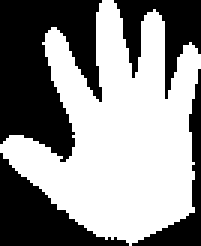
//> input picture gesture-recognition/runFolder/test-segmented-5-2-wristless.bmp, 67 x 82 px (shown 3 times larger)
$ ./HandSideDetectionTest   (built with g++ and OpenCV 4)
//> lines starting //> are read from the running program, lines starting //| are printed output that depends on the picture; after the words box and inside, x2 and y2 are one past the last pixel; in counts of white or black regions, pixels touching at a corner belong together
### gesture-recognition/Pfisher.h
/*
 * File:   Pfisher.h
 * Author: Admin
 *
 * Created on 1 décembre 2012, 11:33
 */

#ifndef PFISHER_H
#define	PFISHER_H

#include <pandore.h>
using namespace pandore;

void PFisherbis( int histo[], int nbclass, int seuil[] );
Errc PFisher_( const Img2duc &ims, Img2duc &imd, Uchar minval, long nbclass );

#endif	/* PFISHER_H */

### gesture-recognition/convert.h
/*
 * File:   convert.hpp
 * Author: Quentin Dorléat
 *
 * Created on 25 novembre 2012, 16:50
 */

#ifndef CONVERT_HPP
#define	CONVERT_HPP

#include <stdio.h>
#include <vector>

#include "opencv2/imgproc/imgproc.hpp"
#include "opencv2/highgui/highgui.hpp"
#include "opencv2/imgproc/imgproc_c.h"
#include "opencv2/legacy/compat.hpp"

#include "utilsFunctions.h"
#include "pandore.h"

using namespace cv;
using namespace pandore;

/*
 * These functions are operators convertors betwenn pandore Img2duc format
 * and OpenCV Mat format
 */

Mat _PanToMat(const Img2duc &ims);
Img2duc _MatToPan(const Mat &matrix);

/*
 * This function allows to switch between Mat and IplImage OpenCV formats.
 */

Mat IplToMat(IplImage &src);

#endif	/* CONVERT_HPP */

### gesture-recognition/pClearHand.h
/*
 * File:   pClearHand.hpp
 * Author: Alexis
 *
 * Created on 21 novembre 2012, 14:00
 */

#ifndef PCLEARHAND_HPP
#define	PCLEARHAND_HPP

#include <stdio.h>
#include <pandore.h>
#include <vector>
#include <iostream>

#include "opencv2/imgproc/imgproc.hpp"
#include "opencv2/highgui/highgui.hpp"
#include "opencv2/imgproc/imgproc_c.h"
#include "opencv2/legacy/compat.hpp"

#define _WHITE 255
#define _BLACK 0
#define PRECISION 5
#define LOOP 3

using namespace cv;

// Test color of a given pixel
inline void testBLACK(Mat & ims, cv::Point2d& cursor, int & counter);

// This function deletes scatters pixels. It cleans and erodes an hand.
void clearHand(Mat& imd);

#endif	/* PCLEARHAND_HPP */

### gesture-recognition/paramsClassifieurs.h
/*
 * File:   paramsClassifieurs.h
 * Author: VIRTUAL_BUG
 *
 * Created on 27 novembre 2012, 16:07
 */

#ifndef PARAMSCLASSIFIEURS_H
#define	PARAMSCLASSIFIEURS_H
#include <string>
using namespace std;


//chemin vers le dossier contenant les images de la base^(dossier Images/ClassImages/ sur le dropbox
static string pathBase = "./ClassImages/";

const static int NB_CLASSES = 6;
const static int NB_PROFILES = 5;


#endif	/* PARAMSCLASSIFIEURS_H */

### gesture-recognition/LoadYML.h
/*
 * File:   LoadYML.h
 * Author: Pierre
 *
 * Created on 26 novembre 2012, 19:07
 */

#ifndef LOADYML_H
#define	LOADYML_H

#include "opencv2/highgui/highgui.hpp"

IplImage * loadYml(const char * filename);

#endif	/* LOADYML_H */

### gesture-recognition/Segmentation.h
/*
 * File:   Segmentation.h
 * Author: Quentin
 *
 * Created on 1 décembre 2012, 15:19
 */

#ifndef SEGMENTATION_H
#define	SEGMENTATION_H

#include "opencv2/imgproc/imgproc.hpp"
#include "opencv2/highgui/highgui.hpp"
#include "opencv2/imgproc/imgproc_c.h"
#include "opencv2/legacy/compat.hpp"

using namespace cv;

/*
 * Fisher Thresholding and
 * Segment an image from source and save it on destination
 */
void Segment(const Mat& source, Mat& destination);

/* Same function as Segment, but, it clean the image before
 * Fisher and segmentation. (Scatters pixels which are harmful for histogram
 * equalizarion are deleted).
 */
void specialSegmentation(const Mat& source, Mat& destination);

/*
 * Inverse a binary image
 */
void inverse(Mat& matrix);

/*
 * Normalize an gray scaled image
 */
void normalize(Mat& ims);

#endif	/* SEGMENTATION_H */

### gesture-recognition/utilsFunctions.h
/*
 * File:   utilsFunctions.h
 * Author: VIRTUAL_BUG
 *
 * Created on 24 novembre 2012, 14:31
 */
#ifndef UTILSFUNCTIONS_H
#define	UTILSFUNCTIONS_H

#include "opencv2/imgproc/imgproc.hpp"
#include "opencv2/highgui/highgui.hpp"
#include "opencv2/imgproc/imgproc_c.h"
#include "opencv2/legacy/compat.hpp"

#include <iostream>
#include <dirent.h>

using namespace cv;
using namespace std;


void calcHist(IplImage * img);
void calculBounds(Mat img, int &xMin, int &xMax, int &yMin, int &yMax);
void extractSubimageFromBounds(Mat img, Mat &dest, int xMin, int xMax, int yMin, int yMax);
void binarize(Mat &img, int seuil, bool invert);
Mat IplToMat(IplImage &src);
float * horizontalProfiling(Mat img);
void convertAllYMLImageFromPath();
Mat extractHandFromBMPFile(string filename);
Mat extractHandFromBinarizedMat(Mat &img);

Mat greyscale(Mat &img);

void readPath(vector< vector<string> > &base, string dir, string fileExtension);
IplImage * MatToIpl(Mat &src);
void binarizeFile(string path, int seuil);

void readPath2(vector< vector<string> > &base, vector< int >&classCorrespondances, string dir, string fileExtension);

int getMaxIndexFromTab(float * tab, int size);

//distance euclidienne entre deux vecteurs de taille égale
float distanceBetweenVectors(float * vec1, float * vec2, int size);


#endif	/* UTILSFUNCTIONS_H */

### gesture-recognition/Symmetry.h
/*
 * File:   Symmetry.h
 * Author: Alexis
 *
 * Created on 12 décembre 2012, 19:33
 */

#ifndef SYMMETRY_H
#define	SYMMETRY_H

#include "opencv2/opencv.hpp"

using namespace cv;

/**
 * Computes the symmetry of an image from the vertical axis at the center
 * of the image.
 *
 * @param inputImage input image to compute the symmetry from.
 * @param outputImage transformed image.
 */
void horizontalSymmetry(Mat &inputImage, Mat &outputImage);

/**
 * Computes the symmetry of an image from the horizontal axis at the center of
 * the image.
 *
 * @param inputImage input image to compute the symmetry from.
 * @param outputImage transformed image.
 */
void verticalSymmetry(Mat &inputImage, Mat &outputImage);

#endif	/* SYMMETRY_H */

### gesture-recognition/rotateHand.h
/*
 * File:   rotateHand.h
 * Author: VIRTUAL_BUG
 *
 * Created on 29 novembre 2012, 11:51
 */

#ifndef ROTATEHAND_H
#define	ROTATEHAND_H

#include "opencv2/imgproc/imgproc.hpp"
#include "opencv2/highgui/highgui.hpp"
#include "opencv2/imgproc/imgproc_c.h"
#include "opencv2/legacy/compat.hpp"

using namespace cv;
using namespace std;


void rotateHand(const Mat &segmentedHand, Mat &rotatedHand, double angle) ;
Mat redressHandFromBinarySegmentedImage(Mat hand, int handPxValue);
void translate(int x, int y, const Mat &src, Mat &dest);


#endif	/* ROTATEHAND_H */

### gesture-recognition/ClassifierParameters.h
/*
 * File:   ClassifierParameters.h
 * Author: Alexis
 *
 * Created on 26 novembre 2012, 07:55
 */

#ifndef CLASSIFIERPARAMETERS_H
#define	CLASSIFIERPARAMETERS_H

#define HAND_PIXEL_VALUE 1
#define BACKGROUND_PIXEL_VALUE 0

#endif	/* CLASSIFIERPARAMETERS_H */

### gesture-recognition/HandDirection.h
/*
 * File:   HandDirection.h
 * Author: Alexis
 *
 * Created on 24 novembre 2012, 08:45
 */

#ifndef HANDDIRECTION_H
#define	HANDDIRECTION_H

#include <utility>
#include <iostream>
#include "opencv2/opencv.hpp"

#include "ClassifierParameters.h"

using namespace cv;

/**
 * Returns the position of the pixels belonging to the hand as a 2xn matrix,
 * where columns are pixel coordinates. Assumes that the hand image is integer
 * valued, with HAND_PIXEL_VALUE (defined in ClassifierParameters.h at the moment)
 * for the hand pixels.
 *
 * @param segmentedHand the segmented, cropped and binarized hand image.
 * @return a 2 lines matrix where columns are hand pixels coordinates.
 */
cv::Mat handPixels(const cv::Mat &segmentedHand);

/**
 * Computes the direction of the hand using principal component
 * analysis. Returns the 2 eigenvectors of the covariance matrix
 * of the hand pixels. Does not guarantee the direction of the fingers,
 * the returned vector can point the other way, but it should be colinear
 *
 *
 * @param segmentedHand the segmented, cropped and binarized hand
 * @return direction vectors of the hand.
 */
std::pair < cv::Mat,cv::Mat > handDirection(const cv::Mat &segmentedHand);

/**
 * Estimates the center of the palm by first eroding the hand with a kernel
 * large enough to remove fingers, then computing the center of mass of what
 * remains (hopefully the palm). If the erosion leaves no white pixels on the
 * image, this function returns (-1,-1).
 *
 * @param segmentedHand the hand for which we want to estimate the palm center.
 * @param maxFingerWidth maximum width of a finger
 * @return an estimation of the center of mass of the palm.
 */
Point2f estimatePalmCenter(const Mat &segmentedHand, int maxFingerWidth);

/**
 * Computes the mass center of the hand by computing the mean of the hand
 * pixel positions. When passed an empty image (with no white pixels), this
 * function returns (-1,-1).
 *
 * @param segmentedHand hand to compute the mass center for.
 * @return the mass center of the hand.
 */
Point2f computeMassCenter(const Mat &segmentedHand);

#endif	/* HANDDIRECTION_H */

### gesture-recognition/HandSideDetection.h
/*
 * File:   HandSideDetection.h
 * Author: Alexis
 *
 * Created on 12 décembre 2012, 17:53
 */

#ifndef HANDSIDEDETECTION_H
#define	HANDSIDEDETECTION_H

#include "opencv2/opencv.hpp"

#include "HandDirection.h"

using namespace cv;

typedef enum {LEFT_HAND, RIGHT_HAND, UNDEFINED_SIDE} HandSide;

/**
 * This function tries to detect the side of the hand, eg. if it is a
 * left hand or a right hand. It does so by comparing the horizontal
 * position of the center of the palm compared to the center of the entire hand.
 * It the difference is greater than an epsilon on one side, we assume the
 * thumb is on this side. If the difference is too small, this function returns
 * UNDEFINED_SIDE.
 *
 * @param rotatedHand the binarized, cropped hand rotated so the hand is
 * oriented vertically.
 * @param epsilon a positive number defining the difference threshold
 * @return a prediction of the hand side.
 */
HandSide detectHandSide(Mat &rotatedHand, float epsilon);

#endif	/* HANDSIDEDETECTION_H */

### gesture-recognition/HandDirection.cpp
/*
 * File:   HandDirection.cpp
 * Author: Alexis
 *
 * Created on 24 novembre 2012, 08:45
 */

#include "HandDirection.h"

using namespace std;
using namespace cv;

Mat handPixelsWithPixelValue(const Mat &segmentedHand, int handPixelValue) {
    int numberOfHandPixels = countNonZero(segmentedHand);
    Mat handPixelsMatrix(2, numberOfHandPixels, CV_32S);
    int currentHandPixel = 0;

    for (int i = 0; i < segmentedHand.rows; i++) {
        for (int j = 0; j < segmentedHand.cols; j++) {
            int pixelValue = segmentedHand.at<int>(i,j);

            if (pixelValue == handPixelValue) {
                handPixelsMatrix.at<int>(0, currentHandPixel) = i;
                handPixelsMatrix.at<int>(1, currentHandPixel) = j;
                currentHandPixel++;
            }
        }
    }

    handPixelsMatrix = handPixelsMatrix.colRange(0, currentHandPixel);

    return handPixelsMatrix;
}

Mat handPixels(const Mat &segmentedHand) {
    return handPixelsWithPixelValue(segmentedHand, HAND_PIXEL_VALUE);
}

std::pair < cv::Mat,cv::Mat > handDirectionWithPixelValue(
        const cv::Mat &segmentedHand, int handPixelValue) {
    Mat handPixelsMatrix = Mat_<float>(handPixelsWithPixelValue(Mat_<int>(segmentedHand),handPixelValue));
    PCA handPCA;
    handPCA(handPixelsMatrix, Mat(), CV_PCA_DATA_AS_COL);
    Mat eigenVectors = handPCA.eigenvectors.clone();
    std::pair < Mat, Mat > separatedEigenVectors(eigenVectors.row(0), eigenVectors.row(1));

    return separatedEigenVectors;
}

std::pair < Mat,Mat > handDirection(const Mat &segmentedHand) {
    return handDirectionWithPixelValue(segmentedHand, HAND_PIXEL_VALUE);
}

Point2f estimatePalmCenter(const Mat &segmentedHand, int maxFingerWidth) {
    Mat structuringElement = getStructuringElement(
            MORPH_ELLIPSE,
            Size(maxFingerWidth-1,maxFingerWidth-1));
    Mat palm;
    erode(segmentedHand / HAND_PIXEL_VALUE, palm, structuringElement);

    return computeMassCenter(palm * HAND_PIXEL_VALUE);
}

Point2f computeMassCenter(const Mat &segmentedHand) {
    Mat handPixelsMatrix = handPixels(Mat_<int>(segmentedHand));
    // Fails when there are no hand pixels.
    if (handPixelsMatrix.cols == 0) {
        return Point2f(-1,-1);
    }
    PCA handPCA(Mat_<float>(handPixelsMatrix), Mat(), CV_PCA_DATA_AS_COL);
    Mat massCenterMat = handPCA.mean;
    Point2f massCenter(massCenterMat.at<float>(0,0), massCenterMat.at<float>(0,1));

    return massCenter;
}

### gesture-recognition/Symmetry.cpp
/*
 * File:   Symmetry.cpp
 * Author: Alexis
 *
 * Created on 12 décembre 2012, 19:33
 */

#include "Symmetry.h"

void horizontalSymmetry(Mat &inputImage, Mat &outputImage) {
    Mat symmetryMatrix = Mat::zeros(2,3,CV_32F);
    symmetryMatrix.at<float>(0,0) = -1;
    symmetryMatrix.at<float>(1,1) = 1;
    symmetryMatrix.at<float>(0,2) = inputImage.cols;
    symmetryMatrix.at<float>(1,2) = 0;
    warpAffine(inputImage, outputImage, symmetryMatrix, Size(inputImage.cols, inputImage.rows));
}

void verticalSymmetry(Mat &inputImage, Mat &outputImage) {
    Mat symmetryMatrix = Mat::zeros(2,3,CV_32F);
    symmetryMatrix.at<float>(0,0) = 1;
    symmetryMatrix.at<float>(1,1) = -1;
    symmetryMatrix.at<float>(0,2) = 0;
    symmetryMatrix.at<float>(1,2) = inputImage.rows;
    warpAffine(inputImage, outputImage, symmetryMatrix, Size(inputImage.cols, inputImage.rows));
}

### gesture-recognition/rotateHand.cpp

#include "opencv2/imgproc/imgproc.hpp"
#include "opencv2/highgui/highgui.hpp"
#include "opencv2/imgproc/imgproc_c.h"
#include "opencv2/legacy/compat.hpp"

#include "HandDirection.h"
#include "utilsFunctions.h"

#include "rotateHand.h"

using namespace cv;
using namespace std;


/*int main()
 {
        Mat hand = extractHandFromBMPFile("F:/iut/utbm/S5/projetIN52-54/ClassImages/2/0b1.bmp");
 *      // le 255 correspond à la valeur des pixels constitutifs de la main dans l'image source
        Mat rotatedHand = redressHandFromBinarySegmentedImage(hand, 255);
 }**/


/**
 * translate image
 * @param x = cols
 * @param y = rows
 * @param src
 * @param dest
 */
void translate(int x, int y, const Mat &src, Mat &dest)
{
    int chanel =1;
    int w = src.cols;
    int h = src.rows;

    /*cout << "x=" << x << " y="<< y << endl;
    cout << "dest.cols=" << dest.cols << " dest.rows="<< dest.rows << endl;
    cout << "idMax = " << dest.cols*dest.rows << endl;*/

    //initialize dest with black
    uchar * ptr = dest.datastart;
    while(ptr!= dest.datalimit)
    {
        *(ptr++) = 0;
    }

    for(int ligne=0; ligne<src.rows; ligne++)
    {
        for(int col=0; col<src.cols; col++)
        {
            dest.data[(ligne+y)*dest.cols*chanel + (col+x)*chanel] = src.data[ligne*w*chanel+col*chanel];
        }
    }
    /*namedWindow("translated");
    imshow("translated", dest);*/
}


//effectue une rotation de l'image
/**
 *
 * @param segmentedHand l'image à rotater
 * @param rotatedHand   l'image rotatée
 * @param angle         l'angle en radian
 */
void rotateHand(const Mat &segmentedHand, Mat &rotatedHand, double angle)
{
    int diag = ceil(sqrt(segmentedHand.rows*segmentedHand.rows + segmentedHand.cols*segmentedHand.cols));
    Mat intermediaire = Mat_<unsigned char>(diag+1, diag+1);
    translate( (diag-segmentedHand.cols)/2, (diag-segmentedHand.rows)/2, segmentedHand, intermediaire);


    Mat rotation = getRotationMatrix2D(Point(diag/2, diag/2), angle*180.0/M_PI, 1);
    warpAffine(intermediaire, rotatedHand, rotation, Size(diag,diag));
}


//prends en entrée la main segmentée, avec les px de la main valant handPxValue
// [33 lines left out: function redressHandFromBinarySegmentedImage, not called in this run]

### gesture-recognition/HandSideDetection.cpp
/*
 * File:   HandSideDetection.cpp
 * Author: Alexis
 *
 * Created on 12 décembre 2012, 17:53
 */

#include "HandSideDetection.h"

HandSide detectHandSide(Mat &rotatedHand, float epsilon) {
    Point2f palmCenter = estimatePalmCenter(rotatedHand, 15);
    Point2f handCenter = computeMassCenter(rotatedHand);
    float horizontalDifference = palmCenter.x - handCenter.x;
    float verticalDifference = palmCenter.y - handCenter.y;

    if (abs(horizontalDifference) < epsilon || abs(verticalDifference) < epsilon) {
        return UNDEFINED_SIDE;
    } else {
        if (horizontalDifference * verticalDifference < 0)
            return LEFT_HAND;
        else
            return RIGHT_HAND;
    }
}

### gesture-recognition/tests/HandSideDetectionTest.cpp
/*
 * File:   HandSideDetectionTest.cpp
 * Author: Alexis
 *
 * Created on 12 déc. 2012, 19:24:04
 */

#include <stdlib.h>
#include <iostream>

#include "HandSideDetection.h"
#include "rotateHand.h"
#include "Symmetry.h"

void showHandSide(Mat &segmentedHandRGB) {
    vector<Mat> rgbPlanes;
    split(segmentedHandRGB, rgbPlanes);
    Mat segmentedHandGray = rgbPlanes[0];
    Mat segmentedHandBin = segmentedHandGray / 255;
    Mat direction = handDirection(segmentedHandBin).second;
    float angle = atan(direction.at<float>(0,1)/direction.at<float>(0,0));
    Mat rotatedHand;
    rotateHand(segmentedHandBin, rotatedHand, angle);

    cout<<"this image has side "<<detectHandSide(rotatedHand, 1)<<endl;
}

int main(int argc, char** argv) {
    Mat five = imread("./runFolder/test-segmented-5-2-wristless.bmp");
//> five is the input picture: 82 rows x 67 cols, CV_8UC3; 55.4% white; 4 black regions, box (x1, y1, x2, y2) and area: (0, 0, 34, 54) 1214, (0, 51, 43, 82) 551, (38, 0, 67, 33) 411, (44, 23, 67, 82) 273
    Mat flippedFive;
    Mat rotatedFive;
    verticalSymmetry(five, flippedFive);
//> in verticalSymmetry, `warpAffine(inputImage, outputImage, symmetryMatrix, Size(inputImage.co..`: outputImage: 82 rows x 67 cols, CV_8UC3; 55.4% white; 3 black regions, box (x1, y1, x2, y2) and area: (0, 29, 34, 82) 1180, (0, 0, 67, 60) 891, (39, 50, 67, 82) 382
    horizontalSymmetry(flippedFive, rotatedFive);
//> in horizontalSymmetry, `warpAffine(inputImage, outputImage, symmetryMatrix, Size(inputImage.co..`:
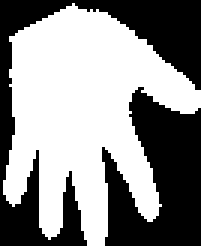
//> outputImage: 82 rows x 67 cols, CV_8UC3 (shown 3 times larger); 55.3% white; 2 black regions, box (x1, y1, x2, y2) and area: (0, 0, 67, 82) 1323, (34, 29, 67, 82) 1133
    showHandSide(five);
//> in handPixelsWithPixelValue, `int numberOfHandPixels = countNonZero(segmentedHand);`: numberOfHandPixels = 3045
//> the loop in handPixelsWithPixelValue, `for (int i = 0; i < segmentedHand.rows; i++)` made 82 passes
//> currentHandPixel on passes 1 to 12: 4, 10, 16, 24, 36, 50, 65, 82, 99, 118, 139, 162
//> in showHandSide, `Mat direction = handDirection(segmentedHandBin).second;`: direction = [0.0818, 0.997]
//> in showHandSide, `float angle = atan(direction.at<float>(0,1)/direction.at<float>(0,0));`: angle = 1.49
//> after the loop in translate, `while(ptr!= dest.datalimit)`: dest: 107 rows x 107 cols, CV_8UC1; every value is 0
//> after the loop in translate, `for(int ligne=0; ligne<src.rows; ligne++)`:
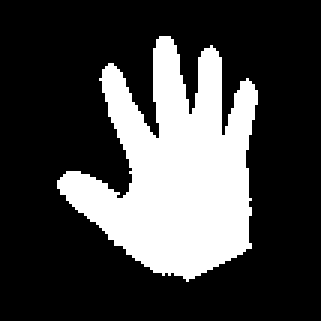
//> dest: 107 rows x 107 cols, CV_8UC1 (shown 3 times larger); values 0 (black) and 1 (white), 26.6% white; 1 white region, box (x1, y1, x2, y2) and area: (19, 12, 86, 94) 3045
//> in rotateHand, `Mat rotation = getRotationMatrix2D(Point(diag/2, diag/2), angle*180.0/..`: rotation = [[0.0818, 0.997, -4.16], [-0.997, 0.0818, 101.5]]
//> in rotateHand, `warpAffine(intermediaire, rotatedHand, rotation, Size(diag,diag));`: rotatedHand: 106 rows x 106 cols, CV_8UC1; values 0 (black) and 1 (white), 27.1% white; 1 white region, box (x1, y1, x2, y2) and area: (12, 19, 94, 89) 3048
//> in estimatePalmCenter, `erode(segmentedHand / HAND_PIXEL_VALUE, palm, structuringElement);`:
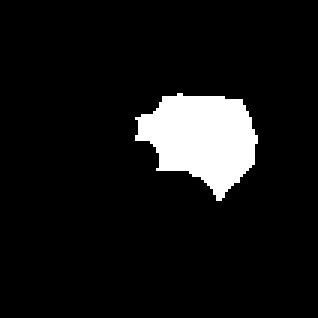
//> palm: 106 rows x 106 cols, CV_8UC1 (shown 3 times larger); values 0 (black) and 1 (white), 8.3% white; 1 white region, box (x1, y1, x2, y2) and area: (45, 31, 86, 67) 935
//> the loop in handPixelsWithPixelValue (call 2), `for (int i = 0; i < segmentedHand.rows; i++)` made 106 passes
//> currentHandPixel on passes 1 to 12: 0, 0, 0, 0, 0, 0, 0, 0, 0, 0, 0, 0
//> in computeMassCenter, `Mat massCenterMat = handPCA.mean;`: massCenterMat = [45.7, 66.9]
//> in computeMassCenter, `Point2f massCenter(massCenterMat.at<float>(0,0), massCenterMat.at<floa..`: massCenter = Point(45.7, 66.9)
//> in detectHandSide, `Point2f handCenter = computeMassCenter(rotatedHand);`: handCenter = Point(48.26, 56.62)
//> in detectHandSide, `float horizontalDifference = palmCenter.x - handCenter.x;`: horizontalDifference = -2.55
//> in detectHandSide, `float verticalDifference = palmCenter.y - handCenter.y;`: verticalDifference = 10.28
//| this image has side 0
    showHandSide(flippedFive);
//> call 2 of translate, with x = 19, y = 12
//> after the loop in translate (call 2), `for(int ligne=0; ligne<src.rows; ligne++)`:
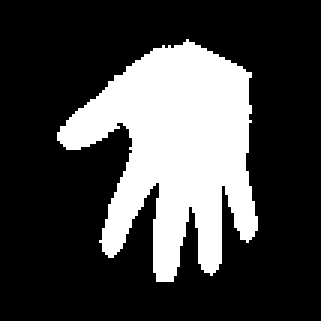
//> dest: 107 rows x 107 cols, CV_8UC1 (shown 3 times larger); values 0 (black) and 1 (white), 26.6% white; 1 white region, box (x1, y1, x2, y2) and area: (19, 13, 86, 94) 3041
//> in rotateHand (call 2), `warpAffine(intermediaire, rotatedHand, rotation, Size(diag,diag));`: rotatedHand: 106 rows x 106 cols, CV_8UC1; values 0 (black) and 1 (white), 27.1% white; 1 white region, box (x1, y1, x2, y2) and area: (13, 18, 94, 88) 3043
//> call 2 of estimatePalmCenter, with maxFingerWidth = 15
//> in estimatePalmCenter (call 2), `erode(segmentedHand / HAND_PIXEL_VALUE, palm, structuringElement);`:
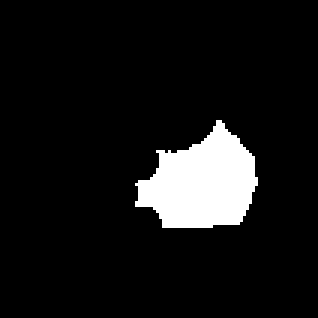
//> palm: 106 rows x 106 cols, CV_8UC1 (shown 3 times larger); values 0 (black) and 1 (white), 8.5% white; 1 white region, box (x1, y1, x2, y2) and area: (45, 40, 86, 76) 954
//| this image has side 1
    showHandSide(rotatedFive);
//> call 3 of translate, with x = 19, y = 12
//> after the loop in translate (call 3), `for(int ligne=0; ligne<src.rows; ligne++)`:
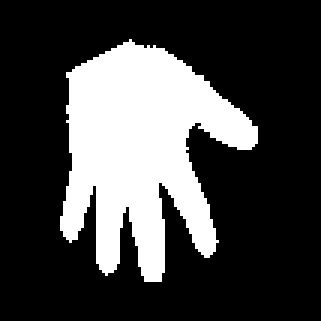
//> dest: 107 rows x 107 cols, CV_8UC1 (shown 3 times larger); values 0 (black) and 1 (white), 26.5% white; 1 white region, box (x1, y1, x2, y2) and area: (20, 13, 86, 94) 3038
//> in rotateHand (call 3), `warpAffine(intermediaire, rotatedHand, rotation, Size(diag,diag));`: rotatedHand: 106 rows x 106 cols, CV_8UC1; values 0 (black) and 1 (white), 27% white; 1 white region, box (x1, y1, x2, y2) and area: (13, 20, 94, 89) 3039
//> call 3 of estimatePalmCenter, with maxFingerWidth = 15
//> in estimatePalmCenter (call 3), `erode(segmentedHand / HAND_PIXEL_VALUE, palm, structuringElement);`:
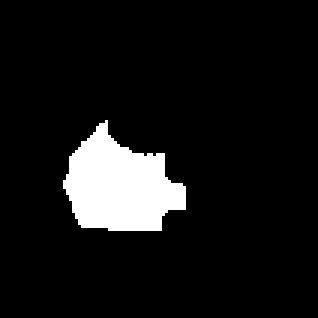
//> palm: 106 rows x 106 cols, CV_8UC1 (shown 3 times larger); values 0 (black) and 1 (white), 8.6% white; 1 white region, box (x1, y1, x2, y2) and area: (21, 40, 62, 77) 963
//| this image has side 0

    return (EXIT_SUCCESS);
}
